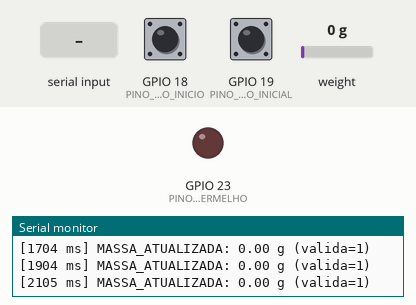
This sketch was run on a simulated ESP32. Shown: output pins drawn as LEDs (lit = HIGH), the last lines printed to the serial monitor. Inputs (shaded band) come from the test bench; at power-on: GPIO 18 (PINO_BOTAO_INICIO) HIGH, GPIO 19 (PINO_COPO_INICIAL) HIGH, weight on the scale 0 g.

Above: at 2.2 s.
2.3 s: "l1\n" received over Serial
At 3.1 s:
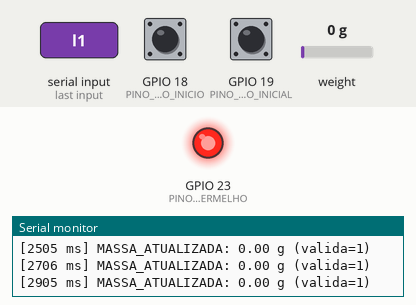
7.0 s: "l0\n" received over Serial
At 7.6 s:
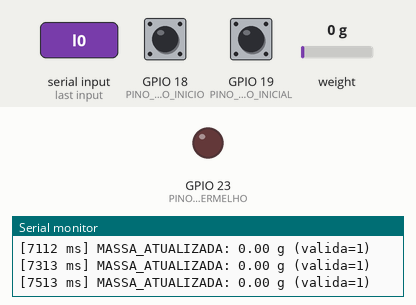
Timing chart, 0 to 10.0 s (numbered marks = the images above; inputs shaded):
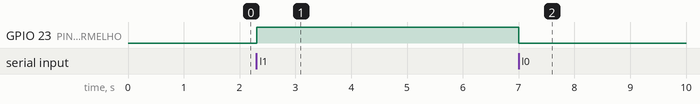

Measured:
- after the input at 2.3 s, GPIO 23 (PINO_LED_VERMELHO): LOW → HIGH at once
- after the input at 7.0 s, GPIO 23 (PINO_LED_VERMELHO): HIGH → LOW at once

The sketch:

HIDRA_Etapa1.ino
```cpp
#include <Arduino.h>
#include <string.h>
#include "Config.h"
#include "HidraHardware.h"

// Driver de diagnostico. A Etapa 2 pode substituir este arquivo .ino e
// registrar seu proprio callback, sem alterar HidraHardware.h/.cpp.

void receberEventoFisico(const Hidra::EventoFisico& evento) {
  Serial.printf("[%lu ms] ", (unsigned long)evento.instante_ms);
  switch (evento.tipo) {
    case Hidra::TipoEventoFisico::BotaoPressionado:
      Serial.println("BOTAO_PRESSIONADO"); break;
    case Hidra::TipoEventoFisico::BotaoLiberado:
      Serial.println("BOTAO_LIBERADO"); break;
    case Hidra::TipoEventoFisico::ChaveInicialAcionada:
      Serial.println("CHAVE_INICIAL_ACIONADA"); break;
    case Hidra::TipoEventoFisico::ChaveInicialLiberada:
      Serial.println("CHAVE_INICIAL_LIBERADA"); break;
    case Hidra::TipoEventoFisico::MassaAtualizada:
      Serial.printf("MASSA_ATUALIZADA: %.2f g (valida=1)\n", evento.massa_g);
      break;
    case Hidra::TipoEventoFisico::MassaIndisponivel:
      Serial.println("MASSA_INDISPONIVEL"); break;
  }
}

void mostrarAjuda() {
  Serial.println("Comandos: p1..p8 = reproduzir; l1/l0 = LED; t = tara; s = estado; h = ajuda");
}

void executarComando(const char* comando) {
  if (comando[0] == 'p' && comando[1] >= '1' && comando[1] <= '8' && comando[2] == '\0') {
    const uint8_t faixa = (uint8_t)(comando[1] - '0');
    Serial.printf("MP3: solicitada faixa %u (%s)\n", faixa,
                  Hidra::reproduzirFaixa(faixa) ? "comando enviado" : "erro");
  } else if (strcmp(comando, "l1") == 0) {
    Hidra::definirLed(true);
    Serial.println("LED LIGADO");
  } else if (strcmp(comando, "l0") == 0) {
    Hidra::definirLed(false);
    Serial.println("LED DESLIGADO");
  } else if (strcmp(comando, "t") == 0) {
    Serial.println("Tara: deixe a plataforma VAZIA.");
    Serial.println(Hidra::realizarTara() ? "TARA OK" : "ERRO: HX711 nao disponivel");
  } else if (strcmp(comando, "s") == 0) {
    const Hidra::LeituraHardware l = Hidra::obterLeitura();
    Serial.printf("Botao=%u Chave=%u Massa_valida=%u Massa_g=%.2f Ultima_massa_ms=%lu\n",
                  l.botao_pressionado, l.chave_inicial_acionada,
                  l.massa_valida, l.massa_g,
                  (unsigned long)l.instante_massa_ms);
  } else if (strcmp(comando, "h") == 0) {
    mostrarAjuda();
  } else if (comando[0] != '\0') {
    Serial.println("Comando invalido. Digite h.");
  }
}

void lerComandosSerial() {
  static char buffer[16] = {};
  static uint8_t comprimento = 0;
  while (Serial.available()) {
    const char caractere = (char)Serial.read();
    if (caractere == '\r') continue;
    if (caractere == '\n') {
      buffer[comprimento] = '\0';
      executarComando(buffer);
      comprimento = 0;
    } else if (comprimento < sizeof(buffer) - 1) {
      buffer[comprimento++] = caractere;
    } else {
      comprimento = 0;
      Serial.println("Comando muito longo; descartado.");
    }
  }
}

void setup() {
  Serial.begin(HidraConfig::SERIAL_DIAGNOSTICO_BAUD);
  Serial.println("HIDRA - Firmware de aquisicao e atuacao v1");
  Serial.println("IMPORTANTE: deixar plataforma VAZIA durante tara inicial.");
  Hidra::iniciar(receberEventoFisico);
  mostrarAjuda();
}

void loop() {
  Hidra::atualizar();
  lerComandosSerial();
}
```

HidraHardware.cpp
```cpp
#include "HidraHardware.h"
#include "Config.h"
#include <HX711.h>

namespace {
struct EntradaComDebounce {
  uint8_t gpio;
  bool bruto;
  bool estavel;
  uint32_t desde_mudanca_ms;
};

EntradaComDebounce botao = {HidraConfig::PINO_BOTAO_INICIO, HIGH, HIGH, 0};
EntradaComDebounce chave = {HidraConfig::PINO_COPO_INICIAL, HIGH, HIGH, 0};
HX711 balanca;
HardwareSerial serialMp3(2);
Hidra::LeituraHardware leitura = {};
Hidra::ReceptorEvento receptor = nullptr;
uint32_t ultima_tentativa_massa_ms = 0;
uint32_t inicio_monitoramento_massa_ms = 0;
bool massa_falha_reportada = false;
bool filtro_inicializado = false;

void publicar(Hidra::TipoEventoFisico tipo, uint32_t instante,
              float massa_g = 0.0f, bool valida = false) {
  if (receptor != nullptr) {
    const Hidra::EventoFisico evento = {tipo, instante, massa_g, valida};
    receptor(evento);
  }
}

void prepararEntrada(EntradaComDebounce &entrada) {
  pinMode(entrada.gpio, INPUT_PULLUP);
  entrada.bruto = digitalRead(entrada.gpio);
  entrada.estavel = entrada.bruto;
  entrada.desde_mudanca_ms = millis();
}

// Retorna true somente quando ha transicao eletrica estavel.
bool detectarTransicao(EntradaComDebounce &entrada, uint32_t agora) {
  const bool novo_bruto = digitalRead(entrada.gpio);
  if (novo_bruto != entrada.bruto) {
    entrada.bruto = novo_bruto;
    entrada.desde_mudanca_ms = agora;
  }
  if (entrada.estavel != entrada.bruto &&
      (uint32_t)(agora - entrada.desde_mudanca_ms) >= HidraConfig::DEBOUNCE_MS) {
    entrada.estavel = entrada.bruto;
    return true;
  }
  return false;
}

void enviarComandoMp3(uint8_t comando, uint16_t parametro) {
  uint8_t pacote[10] = {0x7E, 0xFF, 0x06, comando, 0x00,
                        (uint8_t)(parametro >> 8), (uint8_t)(parametro & 0xFF),
                        0x00, 0x00, 0xEF};
  uint16_t soma = 0;
  for (uint8_t i = 1; i <= 6; ++i) soma += pacote[i];
  uint16_t checksum = (uint16_t)(0u - soma);
  pacote[7] = (uint8_t)(checksum >> 8);
  pacote[8] = (uint8_t)(checksum & 0xFF);
  serialMp3.write(pacote, sizeof(pacote));
}
} // namespace

namespace Hidra {
void iniciar(ReceptorEvento callback) {
  receptor = callback;
  prepararEntrada(botao);
  prepararEntrada(chave);
  leitura.botao_pressionado = (botao.estavel == LOW);
  leitura.chave_inicial_acionada = (chave.estavel == LOW);
  leitura.massa_valida = false;
  leitura.massa_g = 0.0f;
  leitura.instante_massa_ms = 0;
  inicio_monitoramento_massa_ms = millis();

  pinMode(HidraConfig::PINO_LED_VERMELHO, OUTPUT);
  digitalWrite(HidraConfig::PINO_LED_VERMELHO, LOW);
  serialMp3.begin(HidraConfig::MP3_BAUD, SERIAL_8N1,
                  HidraConfig::PINO_MP3_RX_ESP32, HidraConfig::PINO_MP3_TX_ESP32);
  definirVolume(HidraConfig::VOLUME_MP3);

  balanca.begin(HidraConfig::PINO_HX711_DOUT, HidraConfig::PINO_HX711_SCK);
  balanca.set_scale(HidraConfig::FATOR_HX711_CONTAGENS_POR_GRAMA);
  if (balanca.wait_ready_timeout(HidraConfig::ESPERA_INICIAL_HX711_MS)) {
    realizarTara(); // IMPORTANTE: plataforma deve estar vazia durante a inicializacao
  } else {
    publicar(TipoEventoFisico::MassaIndisponivel, millis());
    massa_falha_reportada = true;
  }
}

bool realizarTara() {
  if (!balanca.wait_ready_timeout(2000)) return false;
  balanca.tare(HidraConfig::AMOSTRAS_TARA);
  leitura.massa_valida = false;
  leitura.instante_massa_ms = 0;
  filtro_inicializado = false;
  massa_falha_reportada = false;
  ultima_tentativa_massa_ms = millis();
  inicio_monitoramento_massa_ms = millis();
  return true;
}

void atualizar() {
  const uint32_t agora = millis();
  if (detectarTransicao(botao, agora)) {
    leitura.botao_pressionado = (botao.estavel == LOW);
    publicar(leitura.botao_pressionado ? TipoEventoFisico::BotaoPressionado
                                      : TipoEventoFisico::BotaoLiberado, agora);
  }
  if (detectarTransicao(chave, agora)) {
    leitura.chave_inicial_acionada = (chave.estavel == LOW);
    publicar(leitura.chave_inicial_acionada ? TipoEventoFisico::ChaveInicialAcionada
                                           : TipoEventoFisico::ChaveInicialLiberada, agora);
  }

  if ((uint32_t)(agora - ultima_tentativa_massa_ms) >= HidraConfig::INTERVALO_MASSA_MS) {
    ultima_tentativa_massa_ms = agora;
    if (balanca.is_ready()) {
      const float amostra_g = balanca.get_units(1); // A conversao ja esta pronta.
      if (isfinite(amostra_g)) {
        leitura.massa_g = filtro_inicializado
          ? HidraConfig::FILTRO_MASSA_ALPHA * amostra_g
              + (1.0f - HidraConfig::FILTRO_MASSA_ALPHA) * leitura.massa_g
          : amostra_g;
        filtro_inicializado = true;
        leitura.massa_valida = true;
        leitura.instante_massa_ms = millis();
        massa_falha_reportada = false;
        publicar(TipoEventoFisico::MassaAtualizada, leitura.instante_massa_ms,
                 leitura.massa_g, true);
      }
    }
  }

  if (filtro_inicializado && leitura.massa_valida &&
      (uint32_t)(millis() - leitura.instante_massa_ms) > HidraConfig::TIMEOUT_MASSA_MS) {
    leitura.massa_valida = false;
  }
  // A ausencia de novas amostras validas deve ser avaliada a partir da
  // ultima amostra, nao da ultima tentativa (atualizada a cada 200 ms).
  const uint32_t referencia_massa_ms = filtro_inicializado
    ? leitura.instante_massa_ms : inicio_monitoramento_massa_ms;
  if (!leitura.massa_valida && !massa_falha_reportada &&
      (uint32_t)(millis() - referencia_massa_ms) > HidraConfig::TIMEOUT_MASSA_MS) {
    publicar(TipoEventoFisico::MassaIndisponivel, millis());
    massa_falha_reportada = true;
  }
  // Consumir respostas UART sem misturar o protocolo MP3 ao diagnostico de sensores.
  while (serialMp3.available()) serialMp3.read();
}

LeituraHardware obterLeitura() { return leitura; }

void definirLed(bool ligado) {
  digitalWrite(HidraConfig::PINO_LED_VERMELHO, ligado ? HIGH : LOW);
}

bool reproduzirFaixa(uint8_t numero) {
  if (numero < HidraConfig::PRIMEIRA_FAIXA_MP3 ||
      numero > HidraConfig::ULTIMA_FAIXA_MP3) return false;
  enviarComandoMp3(0x12, numero); // /mp3/000N.mp3
  return true; // Indica comando UART aceito, NAO reproduzido com sucesso.
}

void definirVolume(uint8_t nivel) {
  if (nivel > 30) nivel = 30;
  enviarComandoMp3(0x06, nivel);
}
} // namespace Hidra
```

HidraHardware.h
```cpp
#pragma once
#include <Arduino.h>

namespace Hidra {

// Os eventos abaixo sao observacoes de hardware, NAO transicoes E0..E5.
enum class TipoEventoFisico : uint8_t {
  BotaoPressionado,
  BotaoLiberado,
  ChaveInicialAcionada,
  ChaveInicialLiberada,
  MassaAtualizada,
  MassaIndisponivel
};

struct EventoFisico {
  TipoEventoFisico tipo;
  uint32_t instante_ms;       // millis() do ESP32, nao hora UTC
  float massa_g;              // Util APENAS se tipo == MassaAtualizada
  bool massa_valida;          // True APENAS se tipo == MassaAtualizada
};

struct LeituraHardware {
  bool botao_pressionado;     // R13-507 fisicamente pressionado
  bool chave_inicial_acionada; // KW11-7 fisicamente acionada; nao prova presenca humana
  bool massa_valida;          // Tara feita e HX711 fornecendo leituras recentes
  float massa_g;              // Massa filtrada; so consultar quando massa_valida == true
  uint32_t instante_massa_ms; // Timestamp da ultima amostra valida (millis)
};

// Callback opcional chamado durante atualizar(). Nao fazer trabalho bloqueante nele.
using ReceptorEvento = void (*)(const EventoFisico& evento);

// Uso: iniciar(receptor); chamar atualizar() continuamente dentro de loop().
void iniciar(ReceptorEvento receptor);
void atualizar();
LeituraHardware obterLeitura();

// Retorna false se HX711 nao estiver pronto. Fazer tara SOMENTE sem carga.
// Bloqueia durante aquisicao das amostras, portanto usar fora da rotina critica.
bool realizarTara();

// Comandos de atuacao: escolhidos pelo orquestrador, nunca automaticamente.
void definirLed(bool ligado);
bool reproduzirFaixa(uint8_t numero); // 1..8, /mp3/0001.mp3 etc.
void definirVolume(uint8_t nivel);    // 0..30; evitar niveis altos com falante de 0,5 W

} // namespace Hidra
```

Config.h
```cpp
#pragma once
#include <Arduino.h>

namespace HidraConfig {
constexpr uint8_t PINO_BOTAO_INICIO = 18;     // LOW = pressionado (INPUT_PULLUP)
constexpr uint8_t PINO_COPO_INICIAL = 19;    // KW11-7 C/NO; LOW = chave acionada
constexpr uint8_t PINO_HX711_DOUT = 27;
constexpr uint8_t PINO_HX711_SCK = 14;
constexpr uint8_t PINO_MP3_RX_ESP32 = 25;    // ESP32 recebe do TX do MP3
constexpr uint8_t PINO_MP3_TX_ESP32 = 26;    // ESP32 envia ao RX do MP3
constexpr uint8_t PINO_LED_VERMELHO = 23;

constexpr uint32_t SERIAL_DIAGNOSTICO_BAUD = 115200;
constexpr uint32_t MP3_BAUD = 9600;
constexpr uint32_t DEBOUNCE_MS = 30;
constexpr uint32_t INTERVALO_MASSA_MS = 200;
constexpr uint32_t TIMEOUT_MASSA_MS = 1500;
constexpr uint32_t ESPERA_INICIAL_HX711_MS = 3000;

// Fator experimental determinado usando massa de referencia de 220 g.
// Unidade: contagens ADC / grama. Exige tara com a plataforma vazia.
constexpr float FATOR_HX711_CONTAGENS_POR_GRAMA = 425.631805f;
constexpr uint8_t AMOSTRAS_TARA = 10;
constexpr float FILTRO_MASSA_ALPHA = 0.35f; // 1 = sem filtro; 0 = sem atualizacao

constexpr uint8_t VOLUME_MP3 = 30; // Escala 0..30; limitar devido ao alto-falante 0,5 W
constexpr uint8_t PRIMEIRA_FAIXA_MP3 = 1;
constexpr uint8_t ULTIMA_FAIXA_MP3 = 8;
}
```
